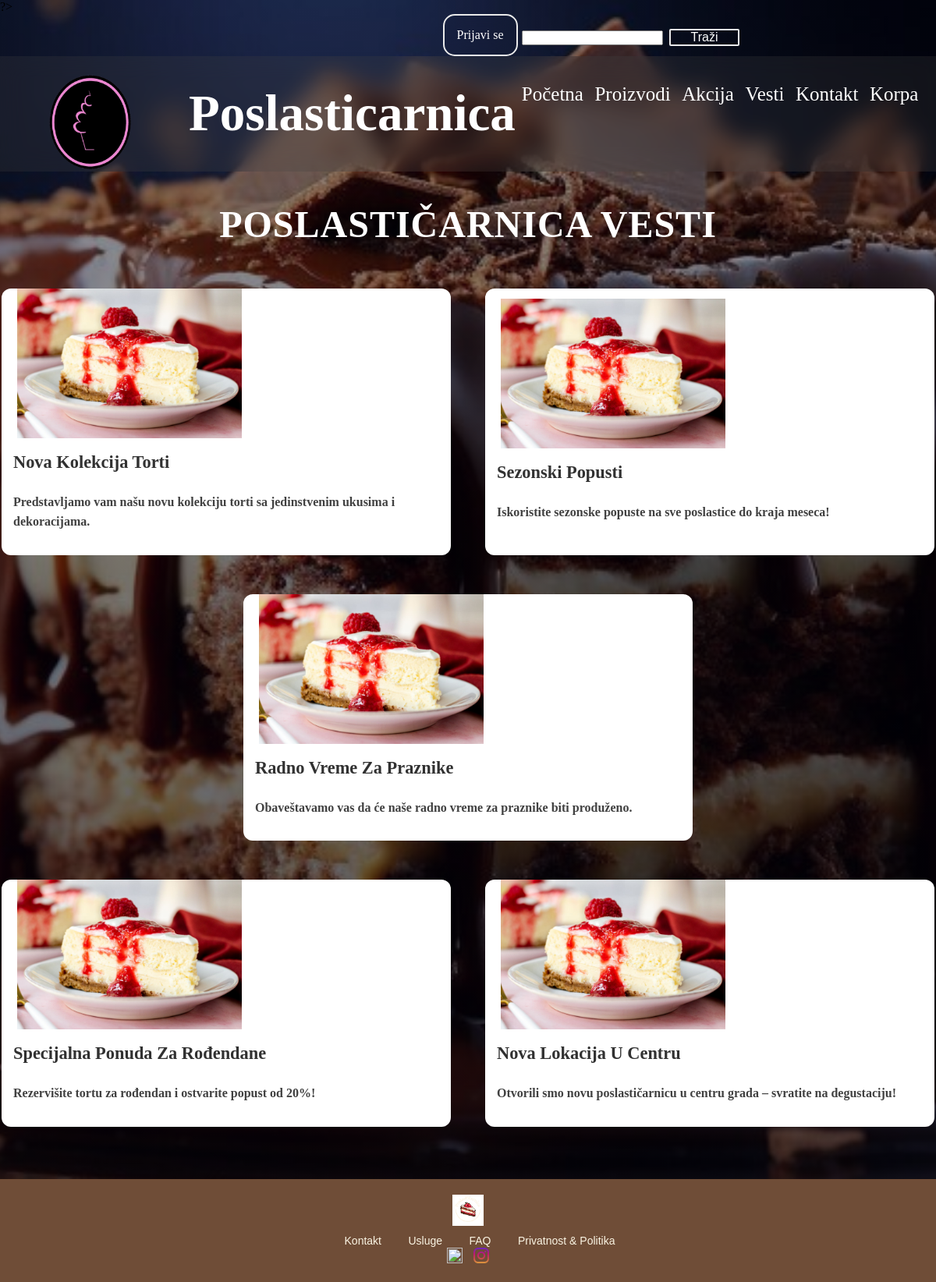
The page /index.php?page=vesti on the database its author committed.
### tables this page shows
CREATE TABLE IF NOT EXISTS `vesti` (
  `id` int(10) unsigned NOT NULL AUTO_INCREMENT,
  `naziv` varchar(128) NOT NULL,
  `opis` varchar(255) NOT NULL,
  `slika` varchar(255) NOT NULL,
  PRIMARY KEY (`id`) USING BTREE
);

### korisnickaStrana/model/VestiModel.php (called while the page is built, shortened)
<?php
include_once(__DIR__ . "/../config/database.php");
$query = "SELECT * FROM vesti ";
$query_run = mysqli_query($con, $query);
if ($query_run && mysqli_num_rows($query_run) > 0) {
    $vesti = mysqli_fetch_all($query_run, MYSQLI_ASSOC);
} else {
    die("Greška: Vest nije pronađena.");
}
?>

### korisnickaStrana/view/vesti.php (the view, shortened to what this page needs)
<html>
<head>
    <link rel="stylesheet" href="/Poslasticarnica/korisnickaStrana/public/vesti.css">
</head>
<body>
    <section>
        <h1 id="naslov">Poslastičarnica Vesti</h1>
        <div class="conteiner">
            <?php foreach ($vesti as $vest): ?>
                <div class="news-box">
                <a href="./korisnickaStrana/view/vest.php?id=<?= $vest['id'] ?>" >
                    <img src="<?= $vest['slika'] ?>" class="news-img">
                    <div class="description">
                        <h2 class="news-title"><?= $vest['naziv'] ?></h2>
                        <h3 class="news-description"><?=$vest['opis'] ?></h3>
                    </div>
                </div>
            <?php endforeach; ?>
        </div>
    </section>
</body>
</html>

### korisnickaStrana/view/nav-bar.php (shortened to what this page needs)
<!DOCTYPE html>
<html>
<head>
    <link rel="stylesheet" href="/Poslasticarnica/korisnickaStrana/public/nav-bar.css">
</head>
<body id="body">
    <div class="search">
            <a href="/Poslasticarnica/index.php?page=login">Prijavi se</a>
        <div id="search-card">
            <form method="get">
                <input type="search">
                <button type="submit">Traži</button>
            </form>
        </div>
    </div>
    <nav>
        <a href="#">
            <img src="/Poslasticarnica/korisnickaStrana/public/slike/logo.png">
        </a>
        <h1>Poslasticarnica</h1>
        <div class="navigation">
    <ul>
        <li><a href="/Poslasticarnica/index.php?page=pocetna">Početna</a></li>
        <li><a href="/Poslasticarnica/index.php?page=proizvodi">Proizvodi</a></li>
        <li><a href="#">Akcija</a></li>
        <li><a href="/Poslasticarnica/index.php?page=vesti">Vesti</a></li>
        <li><a href="/Poslasticarnica/index.php?page=kontakt">Kontakt</a></li>
        <li><a href="#">Korpa</a></li>
    </ul>
</div>
    </nav>
</body>
</html>

### index.php (shortened to what this page needs)
<?php
include_once './korisnickaStrana/model/KontaktModel.php';
include_once './korisnickaStrana/model/VestiModel.php';
include_once './korisnickaStrana/view/nav-bar.php';
$page = isset($_GET['page']) ? $_GET['page'] : 'pocetna';
switch ($page) {
        case 'vesti':
            include './korisnickaStrana/view/vesti.php';
            break;
}
include_once './korisnickaStrana/view/footer.php';
?>

### korisnickaStrana/view/footer.php (shortened to what this page needs)
<!DOCTYPE html>
<html>
<head>
    <link rel="stylesheet" href="/Poslasticarnica/korisnickaStrana/public/footer.css">
</head>
<body>
    <footer class="footer">
        <div class="footer-logo">
            <img src="/Poslasticarnica/korisnickaStrana/public/slike/Poslastičarnica.png" alt="Poslastičarnica logo">
        </div>
        <div class="footer-links">
            <a href="/Poslasticarnica/index.php?page=kontakt">Kontakt</a>
            <a href="/services">Usluge</a>
            <a href="/faq">FAQ</a>
            <a href="/privacy">Privatnost & Politika</a>
        </div>
        <div class="social-media">
            <a href="https://facebook.com"><img src="./public/slike/facebook.png" alt="Facebook"></a>
            <a href="https://instagram.com"><img src="instagram.png" alt="Instagram"></a>
        </div>
    </footer>
</body>
</html>

### korisnickaStrana/public/nav-bar.css (style rules this page uses)
* { margin: 0%; padding: 0%; }
#body { height: 100vh; width: 100%; background-image: linear-gradient(rgba(0,0,9,0.4),rgba(0,0,9,0.7)), url(../public/slike/slice-homemade.jpg); background-position: center; background-size: cover; position: relative; }
.search { display: flex; justify-content: right; margin-right: 5%; }
.search a { padding: 1em; text-decoration: none; color: white; border: 2px solid rgb(234, 234, 234); border-radius: 15px; transition: 0.4s; background-color:transparent; backdrop-filter: blur(15px); font-size: 16px; }
#search-card { margin: 0.5%; margin-right: 2%; width: 14em; font-size: 2em; }
#search-card button { color: white; border: 2px solid rgb(234, 234, 234); border-radius: 2px; transition: 0.4s; background-color:transparent; backdrop-filter: blur(15px); width: 20%; font-size: 16px; }
nav { display: flex; justify-content: space-between; backdrop-filter: blur(15px); background-color: #45454540; }
nav a img { width: 12em; height: 8em; margin-top: 20px; margin-right: 20px; margin-left: 30px; }
.navigation { text-align:right; font-family: Snell Roundhand, cursive; margin-top: 2%; margin-right: 1%; width: 100%; }
h1 { color: white; text-align:right; font-family: "Freestyle Script"; margin-top: 3%; font-size: 65px; }
.navigation ul li { display: inline-block; position: relative; list-style: none; padding-right: 1%; margin-top: 2%; margin-right: 1%; }
.navigation ul li::after { background-color: #775206; height: 3px; width: 0%; transition: 0.3s; display: block; content: ""; }
.navigation ul li a { color: white; text-decoration: none; font-size: 25px; }

### korisnickaStrana/public/vesti.css (style rules this page uses)
#naslov { font-family: Snell Roundhand, cursive; font-size: 3em; text-align: center; margin: 40px 0; color: #ffffff; text-transform: uppercase; letter-spacing: 1px; }
.conteiner { display: flex; flex-wrap: wrap; justify-content: space-evenly; gap: 20px; margin-top: 40px; }
a { text-decoration: none; }
.news-box { width: 48%; margin: 15px 0; border-radius: 12px; background-color: #fff; border: none; overflow: hidden; cursor: pointer; transition: transform 0.3s ease, box-shadow 0.3s ease; display: flex; flex-direction: row; align-items: center; }
.news-box img { width: 50%; height: auto; object-fit: cover; transition: transform 0.3s ease; }
.description { padding: 15px; text-align: left; flex: 1; }
.description .news-title { font-size: 1.4em; font-weight: 600; color: #313131; margin-bottom: 1em; text-transform: capitalize; line-height: 1.4; }
.description .news-description { font-size: 1em; color: #414141; line-height: 1.6; margin-bottom: 15px; }
.news-box:nth-child(odd) img { order: 2; margin-left: 20px; }

### korisnickaStrana/public/footer.css (style rules this page uses)
.footer { margin-top: 2em; background-color: #6f4d37; color: white; padding: 20px 0; text-align: center; font-family: Arial, sans-serif; }
.footer-logo { margin-bottom: 10px; }
.footer-logo img { height: 40px; }
.footer-links a { color: #faf4e3; text-decoration: none; margin: 0 15px; font-size: 14px; }
.social-media img { height: 20px; margin: 0 5px; }

### rows shown on the page
vesti: slika (picture), naziv "Nova Kolekcija Torti", opis "Predstavljamo vam našu novu kolekciju torti sa jedinstvenim ukusima i dekoracijama."
vesti: slika (picture), naziv "Sezonski Popusti", opis "Iskoristite sezonske popuste na sve poslastice do kraja meseca!"
vesti: slika (picture), naziv "Radno Vreme Za Praznike", opis "Obaveštavamo vas da će naše radno vreme za praznike biti produženo."
vesti: slika (picture), naziv "Specijalna Ponuda Za Rođendane", opis "Rezervišite tortu za rođendan i ostvarite popust od 20%!"
vesti: slika (picture), naziv "Nova Lokacija U Centru", opis "Otvorili smo novu poslastičarnicu u centru grada – svratite na degustaciju!"
